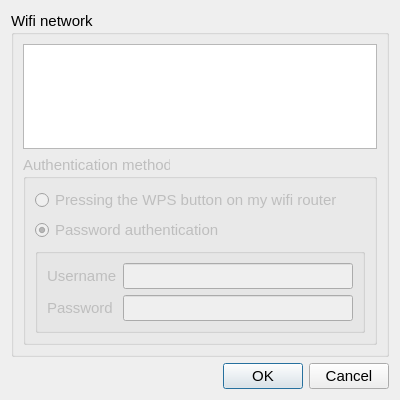
<?xml version="1.0" encoding="UTF-8"?>
<ui version="4.0">
    <class>WifiSettingsDialog</class>
    <widget class="QDialog" name="WifiSettingsDialog">
        <property name="windowModality">
            <enum>Qt::WindowModal</enum>
        </property>
        <property name="geometry">
            <rect>
                <x>0</x>
                <y>0</y>
                <width>400</width>
                <height>400</height>
            </rect>
        </property>
        <property name="font">
            <font>
                <pointsize>11</pointsize>
            </font>
        </property>
        <property name="windowTitle">
            <string>Wifi network selection</string>
        </property>
        <layout class="QVBoxLayout" name="verticalLayout">
            <item>
                <widget class="QGroupBox" name="groupBox">
                    <property name="title">
                        <string>Wifi network</string>
                    </property>
                    <layout class="QVBoxLayout" name="verticalLayout_2">
                        <item>
                            <widget class="QListWidget" name="list">
                                <property name="font">
                                    <font>
                                        <pointsize>14</pointsize>
                                    </font>
                                </property>
                                <property name="iconSize">
                                    <size>
                                        <width>22</width>
                                        <height>22</height>
                                    </size>
                                </property>
                                <property name="spacing">
                                    <number>2</number>
                                </property>
                            </widget>
                        </item>
                        <item>
                            <widget class="QGroupBox" name="authGroupbox">
                                <property name="enabled">
                                    <bool>false</bool>
                                </property>
                                <property name="title">
                                    <string>Authentication method</string>
                                </property>
                                <property name="flat">
                                    <bool>false</bool>
                                </property>
                                <layout class="QVBoxLayout" name="verticalLayout_3">
                                    <item>
                                        <widget class="QRadioButton" name="WpsRadio">
                                            <property name="text">
                                                <string>Pressing the WPS button on my wifi router</string>
                                            </property>
                                        </widget>
                                    </item>
                                    <item>
                                        <widget class="QRadioButton" name="passwordRadio">
                                            <property name="text">
                                                <string>Password authentication</string>
                                            </property>
                                            <property name="checked">
                                                <bool>true</bool>
                                            </property>
                                        </widget>
                                    </item>
                                    <item>
                                        <widget class="QGroupBox" name="passwordGroupBox">
                                            <property name="title">
                                                <string/>
                                            </property>
                                            <property name="flat">
                                                <bool>false</bool>
                                            </property>
                                            <layout class="QFormLayout" name="formLayout">
                                                <property name="fieldGrowthPolicy">
                                                    <enum>QFormLayout::ExpandingFieldsGrow</enum>
                                                </property>
                                                <item row="0" column="0">
                                                    <widget class="QLabel" name="userLabel">
                                                        <property name="enabled">
                                                            <bool>false</bool>
                                                        </property>
                                                        <property name="text">
                                                            <string>Username</string>
                                                        </property>
                                                    </widget>
                                                </item>
                                                <item row="0" column="1">
                                                    <widget class="QLineEdit" name="userEdit">
                                                        <property name="enabled">
                                                            <bool>false</bool>
                                                        </property>
                                                    </widget>
                                                </item>
                                                <item row="1" column="0">
                                                    <widget class="QLabel" name="label_3">
                                                        <property name="text">
                                                            <string>Password</string>
                                                        </property>
                                                    </widget>
                                                </item>
                                                <item row="1" column="1">
                                                    <widget class="QLineEdit" name="passwordEdit">
                                                        <property name="echoMode">
                                                            <enum>QLineEdit::Password</enum>
                                                        </property>
                                                    </widget>
                                                </item>
                                            </layout>
                                        </widget>
                                    </item>
                                </layout>
                            </widget>
                        </item>
                    </layout>
                </widget>
            </item>
            <item>
                <widget class="QDialogButtonBox" name="buttonBox">
                    <property name="orientation">
                        <enum>Qt::Horizontal</enum>
                    </property>
                    <property name="standardButtons">
                        <set>QDialogButtonBox::Cancel|QDialogButtonBox::Ok</set>
                    </property>
                </widget>
            </item>
        </layout>
    </widget>
    <resources/>
    <connections>
        <connection>
            <sender>buttonBox</sender>
            <signal>accepted()</signal>
            <receiver>WifiSettingsDialog</receiver>
            <slot>accept()</slot>
            <hints>
                <hint type="sourcelabel">
                    <x>248</x>
                    <y>254</y>
                </hint>
                <hint type="destinationlabel">
                    <x>157</x>
                    <y>274</y>
                </hint>
            </hints>
        </connection>
        <connection>
            <sender>buttonBox</sender>
            <signal>rejected()</signal>
            <receiver>WifiSettingsDialog</receiver>
            <slot>reject()</slot>
            <hints>
                <hint type="sourcelabel">
                    <x>316</x>
                    <y>260</y>
                </hint>
                <hint type="destinationlabel">
                    <x>286</x>
                    <y>274</y>
                </hint>
            </hints>
        </connection>
    </connections>
</ui>
